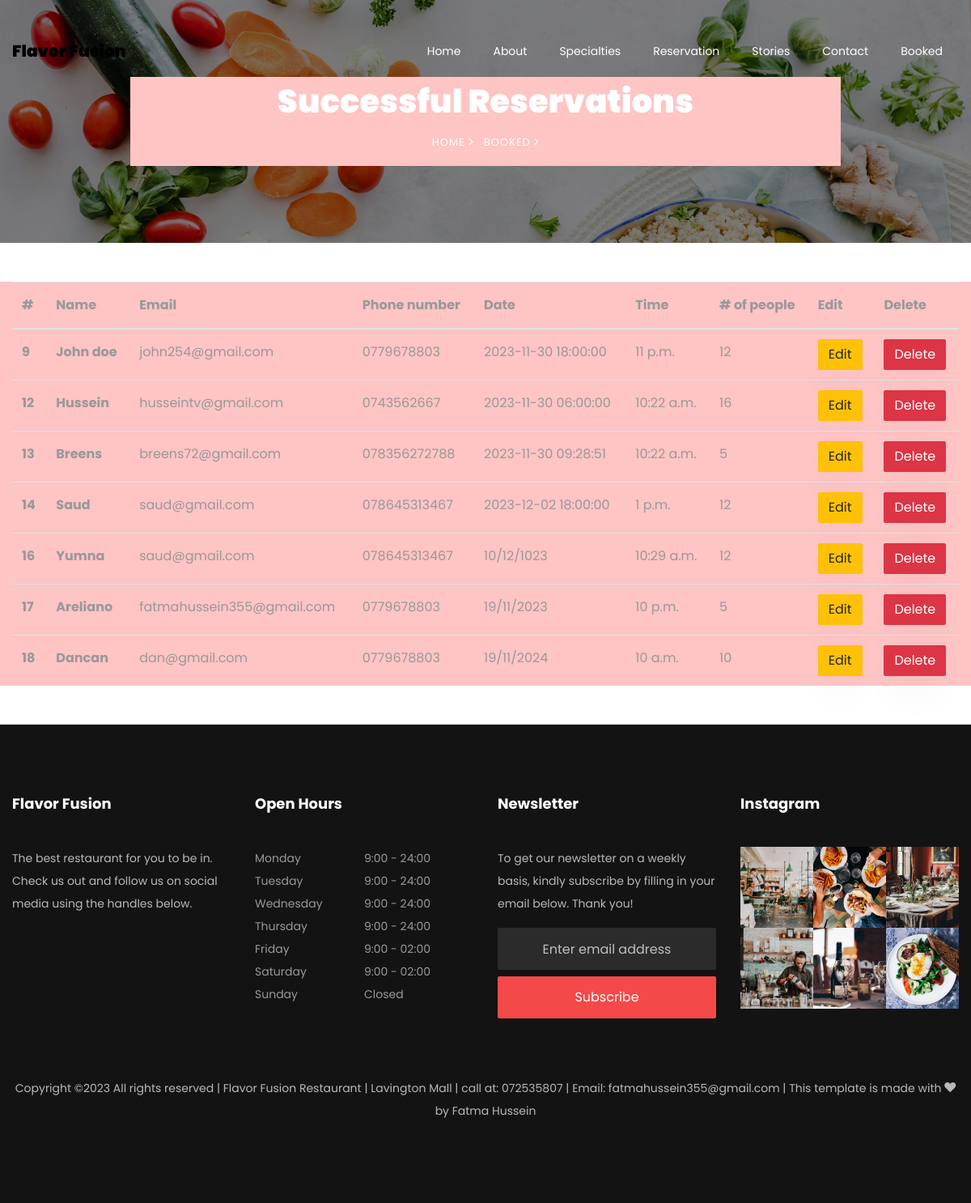
Page /booked on the committed database.
### restaurant/models.py (models this page shows, shortened)
class Customer(models.Model):
    name = models.CharField(max_length=150, blank=False)
    email = models.EmailField()
    phone = models.CharField(max_length=100)
    date = models.CharField(max_length=10, default='dd/mm/yyyy')
    time = models.TimeField(max_length=50, default=timezone.now)
    person = models.IntegerField()

class Footer(models.Model):
    heading = models.CharField(max_length=500, default='text1')
    about = models.CharField(max_length=500, default='text1')
    twitter = models.CharField(max_length=500, blank=False, null=False)
    facebook = models.CharField(max_length=500, blank=False, null=False)
    instagram = models.CharField(max_length=500, blank=False, null=False)
    open_days = models.CharField(max_length=500, default='text1')
    newsletter = models.CharField(max_length=500, default='text1')
    image1 = models.ImageField(upload_to='footer', default='testimony.jpg')
    image2 = models.ImageField(upload_to='footer', default='testimony.jpg')
    image3 = models.ImageField(upload_to='footer', default='testimony.jpg')
    image4 = models.ImageField(upload_to='footer', default='testimony.jpg')
    image5 = models.ImageField(upload_to='footer', default='testimony.jpg')
    image6 = models.ImageField(upload_to='footer', default='testimony.jpg')

### restaurant/views.py (the view)
# urls.py: path('booked', views.booked, name='booked'),
def booked(request):
    customers = Customer.objects.all()
    footer = Footer.objects.all()
    return render(request, "booked.html", {"link": "booked", "data": customers, "footer":footer})

### restaurant/templates/booked.html (shortened to what this page needs)
{% extends 'common.html' %}
{% load static %}
{% block body %}
<section class="hero-wrap hero-wrap-2" style="background-image: url('{% static 'images/bg_4.jpg' %}');" data-stellar-background-ratio="0.5">
      <div class="container">
        <div class="row no-gutters slider-text align-items-center justify-content-center">
          <div class="col-md-9 ftco-animate text-center" style="background: #ffc4c4">
            <h1 class="mb-2 bread">Successful Reservations</h1>
            <p class="breadcrumbs"><span class="mr-2"><a href="index.html">Home <i class="ion-ios-arrow-forward"></i></a></span> <span>Booked <i class="ion-ios-arrow-forward"></i></span></p>
          </div>
        </div>
      </div>
</section>
<div class="container-fluid"style="background: #ffc4c4" >
<table class="table mt-5 mb-5">
  <thead>
    <tr>
      <th scope="col">#</th>
      <th scope="col">Name</th>
      <th scope="col">Email</th>
      <th scope="col">Phone number</th>
      <th scope="col">Date</th>
      <th scope="col">Time</th>
        <th scope="col"># of people</th>
      <th scope="col">Edit</th>
      <th scope="col">Delete</th>
    </tr>
  </thead>
  <tbody>
      {% for t in data %}
           <tr>
             <th scope="row">{{ t.id }}</th>
             <th scope="row">{{ t.name }}</th>
             <td>{{ t.email }}</td>
               <td>{{ t.phone }}</td>
             <td>{{ t.date }}</td>
             <td>{{ t.time }}</td>
             <td>{{ t.person }}</td>
               <td>
                   <a class="btn btn-warning" href="/edit/{{ t.id }}">Edit</a>
               </td>
               <td>
                   <a class="btn btn-danger" href="/delete/{{ t.id }}">Delete</a>
               </td>
           </tr>
      {% endfor %}
  </tbody>
</table>
</div>
{% endblock %}

### restaurant/templates/common.html (shortened to what this page needs)
{% load static %}
<!doctype html>
<html lang="en">
<head>
    <link rel="stylesheet" href="{% static 'css/open-iconic-bootstrap.min.css' %}">
    <link rel="stylesheet" href="{% static 'css/animate.css' %}">
    <link rel="stylesheet" href="{% static 'css/owl.carousel.min.css' %}">
    <link rel="stylesheet" href="{% static 'css/owl.theme.default.min.css' %}">
    <link rel="stylesheet" href="{% static 'css/magnific-popup.css' %}">
    <link rel="stylesheet" href="{% static 'css/aos.css' %}">
    <link rel="stylesheet" href="{% static 'css/ionicons.min.css' %}">
    <link rel="stylesheet" href="{% static 'css/bootstrap-datepicker.css' %}">
    <link rel="stylesheet" href="{% static 'css/jquery.timepicker.css' %}">
    <link rel="stylesheet" href="{% static 'css/flaticon.css' %}">
    <link rel="stylesheet" href="{% static 'css/icomoon.css' %}">
    <link rel="stylesheet" href="{% static 'css/style.css' %}">
</head>
<body>
	  <nav class="navbar navbar-expand-lg navbar-dark ftco_navbar bg-dark ftco-navbar-light" id="ftco-navbar">
	    <div class="container" >
	      <a class="navbar-brand" href="index.html">Flavor Fusion</a>
	      <div class="collapse navbar-collapse" id="ftco-nav">
	        <ul class="navbar-nav ml-auto">
	        	<li class="nav-item {% if nav == 'index' %} active {% endif %}">
                    <a href="{% url 'index' %}" class="nav-link">Home</a>
                </li>
	        	<li class="nav-item {% if nav == 'about' %} active {% endif %}">
                    <a href="{% url 'about' %}" class="nav-link">About</a>
                </li>
	        	<li class="nav-item {% if nav == 'menu' %} active {% endif %}">
                    <a href="{% url 'menu' %}" class="nav-link">Specialties</a>
                </li>
                <li class="nav-item {% if nav == 'reservation' %} active {% endif %}">
                    <a href="{% url 'reservation' %}" class="nav-link">Reservation</a>
                </li>
	        	<li class="nav-item {% if nav == 'blog' %} active {% endif %}">
                    <a href="{% url 'blog' %}" class="nav-link">Stories</a>
                </li>
	          <li class="nav-item {% if nav == 'contact' %} active {% endif %}">
                  <a href="{% url 'contact' %}" class="nav-link">Contact</a>
              </li>
              <li class="nav-item {% if nav == 'booked' %} active {% endif %}">
                    <a href="{% url 'booked' %}" class="nav-link">Booked</a>
                </li>
	        </ul>
	      </div>
	    </div>
	  </nav>
{% block body %}
{% endblock %}
{% for footer in footer %}
    <footer class="ftco-footer ftco-bg-dark ftco-section">
      <div class="container">
        <div class="row mb-5">
          <div class="col-md-6 col-lg-3">
            <div class="ftco-footer-widget mb-4">
              <h2 class="ftco-heading-2">{{ footer.heading }}</h2>
              <p>{{ footer.about }}</p>
              <ul class="ftco-footer-social list-unstyled float-md-left float-lft mt-3">
              </ul>
            </div>
          </div>
          <div class="col-md-6 col-lg-3">
            <div class="ftco-footer-widget mb-4">
              <h2 class="ftco-heading-2">{{ footer.open_days }}</h2>
              <ul class="list-unstyled open-hours">
                <li class="d-flex"><span>Monday</span><span>9:00 - 24:00</span></li>
                <li class="d-flex"><span>Tuesday</span><span>9:00 - 24:00</span></li>
                <li class="d-flex"><span>Wednesday</span><span>9:00 - 24:00</span></li>
                <li class="d-flex"><span>Thursday</span><span>9:00 - 24:00</span></li>
                <li class="d-flex"><span>Friday</span><span>9:00 - 02:00</span></li>
                <li class="d-flex"><span>Saturday</span><span>9:00 - 02:00</span></li>
                <li class="d-flex"><span>Sunday</span><span> Closed</span></li>
              </ul>
            </div>
          </div>
          <div class="col-md-6 col-lg-3">
            <div class="ftco-footer-widget mb-4">
            	<h2 class="ftco-heading-2">Newsletter</h2>
            	<p>{{ footer.newsletter }}</p>
              <form action="#" class="subscribe-form">
                <div class="form-group">
                  <input type="text" class="form-control mb-2 text-center" placeholder="Enter email address">
                  <input type="submit" value="Subscribe" class="form-control submit px-3">
                </div>
              </form>
            </div>
          </div>
          <div class="col-md-6 col-lg-3">
             <div class="ftco-footer-widget mb-4">
              <h2 class="ftco-heading-2">Instagram</h2>
              <div class="thumb d-sm-flex">
	            	<a href="#" class="thumb-menu img" style="background-image: url('media/{{ footer.image1 }}')">
	            	</a>
	            	<a href="#" class="thumb-menu img" style="background-image: url('media/{{ footer.image2 }}');">
	            	</a>
	            	<a href="#" class="thumb-menu img" style="background-image: url('media/{{ footer.image3 }}');">
	            	</a>
	            </div>
	            <div class="thumb d-flex">
	            	<a href="#" class="thumb-menu img" style="background-image: url('media/{{ footer.image4 }}');">
	            	</a>
	            	<a href="#" class="thumb-menu img" style="background-image: url('media/{{ footer.image5 }}');">
	            	</a>
	            	<a href="#" class="thumb-menu img" style="background-image: url('media/{{ footer.image6 }}');">
	            	</a>
	            </div>
            </div>
          </div>
        </div>
        <div class="row">
          <div class="col-md-12 text-center">
            <p>
  Copyright &copy;<script>document.write(new Date().getFullYear());</script> All rights reserved | Flavor Fusion Restaurant | Lavington Mall | call at: 072535807 | Email: fatmahussein355@gmail.com | This template is made with <i class="icon-heart" aria-hidden="true"></i> by <a href="https://colorlib.com" target="_blank">Fatma Hussein</a>
  </p>
          </div>
        </div>
      </div>
    </footer>
{% endfor %}
</body>
</html>

### restaurant/static/css/icomoon.css (style rules this page uses)
[class^="icon-"], [class*=" icon-"] { font-family: 'icomoon' !important; speak: none; font-style: normal; font-weight: normal; font-variant: normal; text-transform: none; line-height: 1; -webkit-font-smoothing: antialiased; -moz-osx-font-smoothing: grayscale; }
.icon-heart:before { content: "\f004"; }

### rows in the picture
Customer: id "9", name "John doe", email "john254@gmail.com", phone "0779678803", date "2023-11-30 18:00:00", time "11 p.m.", person "12"
Customer: id "12", name "Hussein", email "husseintv@gmail.com", phone "0743562667", date "2023-11-30 06:00:00", time "10:22 a.m.", person "16"
Customer: id "13", name "Breens", email "breens72@gmail.com", phone "078356272788", date "2023-11-30 09:28:51", time "10:22 a.m.", person "5"
Customer: id "14", name "Saud", email "saud@gmail.com", phone "078645313467", date "2023-12-02 18:00:00", time "1 p.m.", person "12"
Customer: id "16", name "Yumna", email "saud@gmail.com", phone "078645313467", date "10/12/1023", time "10:29 a.m.", person "12"
Customer: id "17", name "Areliano", email "fatmahussein355@gmail.com", phone "0779678803", date "19/11/2023", time "10 p.m.", person "5"
Customer: id "18", name "Dancan", email "dan@gmail.com", phone "0779678803", date "19/11/2024", time "10 a.m.", person "10"
Footer: heading "Flavor Fusion", about "The best restaurant for you to be in. Check us out and follow us on social media using the handles below.", open_days "Open Hours", newsletter "To get our newsletter on a weekly basis, kindly subscribe by filling in your email below. Thank you!", image1 (picture), image2 (picture), image3 (picture), image4 (picture), image5 (picture), image6 (picture)
